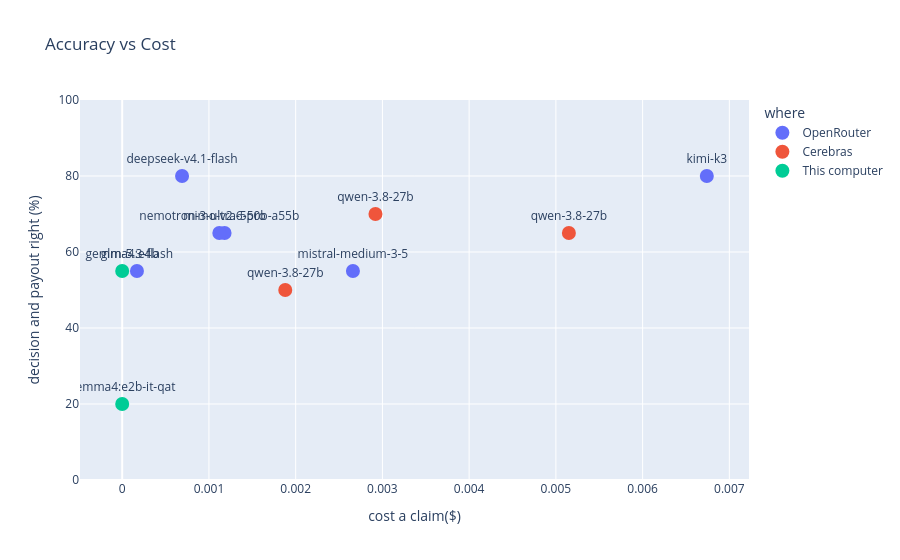

Source (notebook cell):
### Markdown cell above
### Accuracy Against Cost

### Code cell
fig = px.scatter(
    summary, 
    x='cost a claim($)',
    y='decision and payout right (%)',
    color='where',
    text='model',
    title='Accuracy vs Cost'
    )
fig.update_traces(marker_size=14, textposition='top center')
fig.update_yaxes(range=[0, 100])
fig.show()

### Figure 1 — Plotly figure (JSON) as saved in the notebook; plotly's stock layout.template omitted (floating-point values rounded to 4 significant figures)
{"data": [{"hovertemplate": "where=OpenRouter<br>cost a claim($)=%{x}<br>decision and payout right (%)=%{y}<br>model=%{text}<extra></extra>", "legendgroup": "OpenRouter", "marker": {"color": "#636efa", "size": 14, "symbol": "circle"}, "mode": "markers+text", "name": "OpenRouter", "orientation": "v", "showlegend": true, "text": ["mimo-v2.6-pro", "glm-5.3-flash", "kimi-k3", "deepseek-v4.1-flash", "nemotron-3-ultra-550b-a55b", "mistral-medium-3-5"], "textposition": "top center", "type": "scatter", "x": [0.00118, 0.00017, 0.00674, 0.00069, 0.00112, 0.00266], "xaxis": "x", "y": [65, 55, 80, 80, 65, 55], "yaxis": "y"}, {"hovertemplate": "where=Cerebras<br>cost a claim($)=%{x}<br>decision and payout right (%)=%{y}<br>model=%{text}<extra></extra>", "legendgroup": "Cerebras", "marker": {"color": "#EF553B", "size": 14, "symbol": "circle"}, "mode": "markers+text", "name": "Cerebras", "orientation": "v", "showlegend": true, "text": ["qwen-3.8-27b", "qwen-3.8-27b", "qwen-3.8-27b"], "textposition": "top center", "type": "scatter", "x": [0.00188, 0.00292, 0.00515], "xaxis": "x", "y": [50, 70, 65], "yaxis": "y"}, {"hovertemplate": "where=This computer<br>cost a claim($)=%{x}<br>decision and payout right (%)=%{y}<br>model=%{text}<extra></extra>", "legendgroup": "This computer", "marker": {"color": "#00cc96", "size": 14, "symbol": "circle"}, "mode": "markers+text", "name": "This computer", "orientation": "v", "showlegend": true, "text": ["gemma4:e2b-it-qat", "gemma4:e4b"], "textposition": "top center", "type": "scatter", "x": [0.0, 0.0], "xaxis": "x", "y": [20, 55], "yaxis": "y"}], "layout": {"legend": {"title": {"text": "where"}, "tracegroupgap": 0}, "title": {"text": "Accuracy vs Cost"}, "xaxis": {"anchor": "y", "domain": [0, 1], "title": {"text": "cost a claim($)"}}, "yaxis": {"anchor": "x", "domain": [0, 1], "range": [0, 100], "title": {"text": "decision and payout right (%)"}}}}
